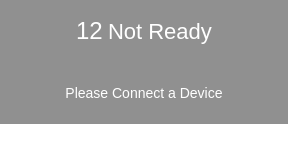
<?xml version="1.0" encoding="UTF-8"?>
<ui version="4.0">
 <class>NotReadyWidget</class>
 <widget class="QWidget" name="NotReadyWidget">
  <property name="geometry">
   <rect>
    <x>0</x>
    <y>0</y>
    <width>288</width>
    <height>165</height>
   </rect>
  </property>
  <property name="windowTitle">
   <string>NotReadyWidget</string>
  </property>
  <property name="styleSheet">
   <string notr="true">QLabel {
   Color: #ffffff;
}

#label_number {
	font-size: 24px;
}

#label_title {
	font-size: 22px;
}

#label_desc {
	font-size: 14px;
}

#widget_up {
	background: #909090;
}

#widget_down {
	background: #ffffff;
}
	</string>
  </property>
  <layout class="QVBoxLayout" name="verticalLayout_4">
   <property name="spacing">
    <number>0</number>
   </property>
   <property name="leftMargin">
    <number>0</number>
   </property>
   <property name="topMargin">
    <number>0</number>
   </property>
   <property name="rightMargin">
    <number>0</number>
   </property>
   <property name="bottomMargin">
    <number>0</number>
   </property>
   <item>
    <layout class="QVBoxLayout" name="verticalLayout_3" stretch="3,1">
     <property name="spacing">
      <number>0</number>
     </property>
     <item>
      <widget class="QWidget" name="widget_up" native="true">
       <layout class="QVBoxLayout" name="verticalLayout_2">
        <property name="spacing">
         <number>0</number>
        </property>
        <property name="leftMargin">
         <number>0</number>
        </property>
        <property name="topMargin">
         <number>0</number>
        </property>
        <property name="rightMargin">
         <number>0</number>
        </property>
        <property name="bottomMargin">
         <number>0</number>
        </property>
        <item>
         <layout class="QVBoxLayout" name="verticalLayout">
          <item>
           <layout class="QHBoxLayout" name="horizontalLayout">
            <item>
             <spacer name="horizontalSpacer">
              <property name="orientation">
               <enum>Qt::Horizontal</enum>
              </property>
              <property name="sizeHint" stdset="0">
               <size>
                <width>40</width>
                <height>20</height>
               </size>
              </property>
             </spacer>
            </item>
            <item>
             <widget class="QLabel" name="label_number">
              <property name="text">
               <string>12</string>
              </property>
              <property name="scaledContents">
               <bool>false</bool>
              </property>
             </widget>
            </item>
            <item>
             <spacer name="horizontalSpacer_3">
              <property name="orientation">
               <enum>Qt::Horizontal</enum>
              </property>
              <property name="sizeType">
               <enum>QSizePolicy::Fixed</enum>
              </property>
              <property name="sizeHint" stdset="0">
               <size>
                <width>5</width>
                <height>20</height>
               </size>
              </property>
             </spacer>
            </item>
            <item>
             <widget class="QLabel" name="label_title">
              <property name="text">
               <string>Not Ready</string>
              </property>
             </widget>
            </item>
            <item>
             <spacer name="horizontalSpacer_2">
              <property name="orientation">
               <enum>Qt::Horizontal</enum>
              </property>
              <property name="sizeHint" stdset="0">
               <size>
                <width>40</width>
                <height>20</height>
               </size>
              </property>
             </spacer>
            </item>
           </layout>
          </item>
          <item>
           <widget class="QLabel" name="label_desc">
            <property name="text">
             <string>Please Connect a Device</string>
            </property>
            <property name="alignment">
             <set>Qt::AlignCenter</set>
            </property>
           </widget>
          </item>
         </layout>
        </item>
       </layout>
      </widget>
     </item>
     <item>
      <widget class="QWidget" name="widget_down" native="true"/>
     </item>
    </layout>
   </item>
  </layout>
 </widget>
 <resources/>
 <connections/>
</ui>
